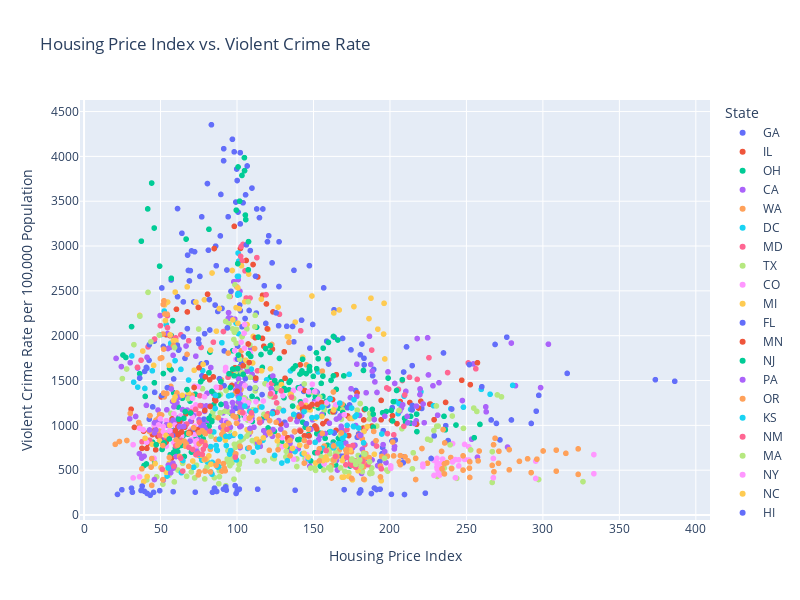

The code cell stored with this chart in its notebook:
### Code cell
# | echo: false
# Calculate the violent crime rate per 100,000 population
data['Violent Crime Rate'] = data['Violent Crimes'] / data['Population'] * 100000

# Create an interactive scatter plot using Plotly
fig = px.scatter(
    data,
    x='index_nsa',
    y='Violent Crime Rate',
    color='State',
    hover_data=['City', 'Year', 'Population'],
    labels={
        'index_nsa': 'Housing Price Index',
        'Violent Crime Rate': 'Violent Crime Rate per 100,000 Population'
    },
    title='Housing Price Index vs. Violent Crime Rate',
    width=800,
    height=600
)

fig.show()
